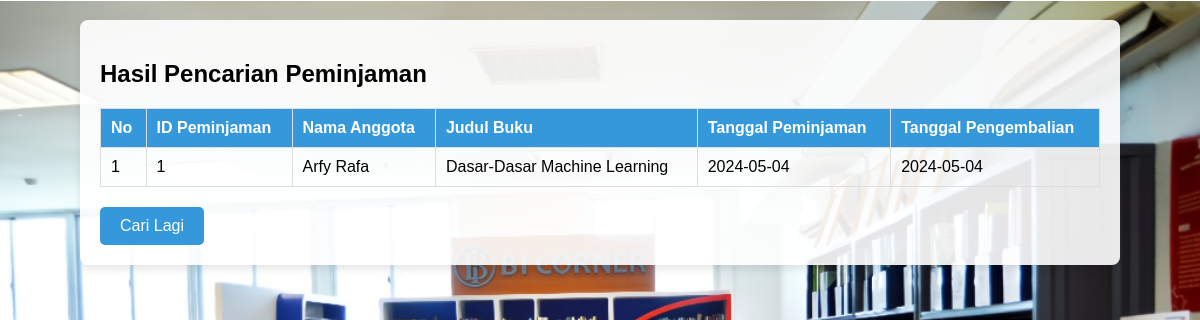
The app's page /proses_cari_peminjaman.php with its own data.
### tables this page shows
CREATE TABLE `peminjaman` (
  `id_peminjaman` int(11) NOT NULL,
  `id_anggota` int(11) NOT NULL,
  `id_buku` int(11) NOT NULL,
  `tanggal_pinjam` date NOT NULL,
  `tanggal_kembali` date NOT NULL
);

CREATE TABLE `anggota` (
  `id_anggota` int(11) NOT NULL,
  `nama` varchar(255) NOT NULL,
  `email` varchar(255) NOT NULL,
  `telepon` varchar(20) NOT NULL
);

CREATE TABLE `buku` (
  `id_buku` int(11) NOT NULL,
  `judul_buku` varchar(200) NOT NULL,
  `pengarang` varchar(100) NOT NULL,
  `tahun_terbit` year(4) NOT NULL,
  `penerbit` varchar(100) NOT NULL
);

### proses_cari_peminjaman.php (the view, shortened to what this page needs)
<?php
include 'config.php';
$keyword = $_GET['keyword'] ?? '';
try {
    $stmt = $conn->prepare("SELECT peminjaman.id_peminjaman, anggota.nama AS nama_anggota, buku.judul_buku, peminjaman.tanggal_pinjam, peminjaman.tanggal_kembali
                            FROM peminjaman
                            JOIN anggota ON peminjaman.id_anggota = anggota.id_anggota
                            JOIN buku ON peminjaman.id_buku = buku.id_buku
                            WHERE peminjaman.id_peminjaman LIKE ?");
    $stmt->execute(["%$keyword%"]);
    $results = $stmt->fetchAll(PDO::FETCH_ASSOC);
} catch (PDOException $e) {
    die("Error: " . $e->getMessage());
}
?>
<!DOCTYPE html>
<html lang="id">
<head>
</head>
<body>
    <div class="container">
        <h2>Hasil Pencarian Peminjaman</h2>
        <?php if ($results): ?>
            <table>
                <thead>
                    <tr>
                        <th>No</th>
                        <th>ID Peminjaman</th>
                        <th>Nama Anggota</th>
                        <th>Judul Buku</th>
                        <th>Tanggal Peminjaman</th>
                        <th>Tanggal Pengembalian</th>
                    </tr>
                </thead>
                <tbody>
                    <?php foreach ($results as $index => $result): ?>
                        <tr>
                            <td><?= $index + 1; ?></td>
                            <td><?= htmlspecialchars($result['id_peminjaman']); ?></td>
                            <td><?= htmlspecialchars($result['nama_anggota']); ?></td>
                            <td><?= htmlspecialchars($result['judul_buku']); ?></td>
                            <td><?= htmlspecialchars($result['tanggal_pinjam']); ?></td>
                            <td><?= htmlspecialchars($result['tanggal_kembali']); ?></td>
                        </tr>
                    <?php endforeach; ?>
                </tbody>
            </table>
        <?php else: ?>
            <p>Tidak ada data ditemukan untuk kata kunci "<strong><?= htmlspecialchars($keyword); ?></strong>".</p>
        <?php endif; ?>
        <a href="cari_peminjaman.php"><button>Cari Lagi</button></a>
    </div>
</body>
</html>

### proses_cari_peminjaman.php (style rules this page uses)
body { font-family: Arial, sans-serif; background: url('background perpus ITSB.jpg') no-repeat center center fixed; background-size: 100%; margin: 0; padding: 0; }
.container { max-width: 1000px; margin: 20px auto; background-color: rgba(255, 255, 255, 0.9); padding: 20px; border-radius: 8px; box-shadow: 0 4px 8px rgba(0, 0, 0, 0.1); }
table { width: 100%; border-collapse: collapse; margin-bottom: 20px; }
table th, table td { border: 1px solid #ddd; padding: 10px; text-align: left; }
table th { background: #3498db; color: #ffffff; }
button { background: #3498db; color: #ffffff; border: none; padding: 10px 20px; border-radius: 5px; cursor: pointer; font-size: 16px; transition: background 0.3s ease; }

### records on screen
peminjaman: id_peminjaman "1", id_anggota.nama "Arfy Rafa", id_buku.judul_buku "Dasar-Dasar Machine Learning", tanggal_pinjam "2024-05-04", tanggal_kembali "2024-05-04"
